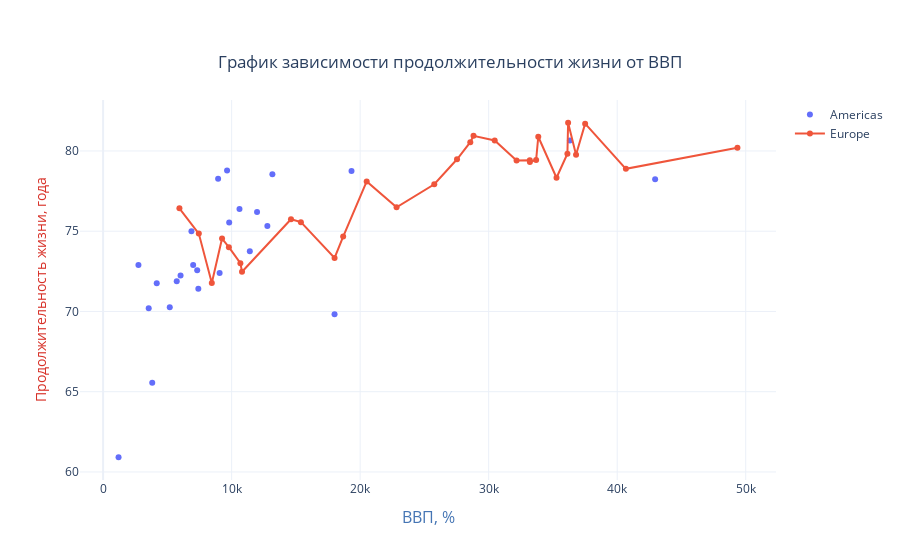

Write notebook code for a chart like this one.
### Code cell
trace_americas = go.Scatter(x=data_americas['gdp_percap'],
                            y=data_americas['life_exp'],
                            name='Americas',
                            mode='markers',
                            text=data_americas['name']
                           )

trace_europe = go.Scatter(x=data_europe['gdp_percap'],
                          y=data_europe['life_exp'],
                          name='Europe',
                          mode='lines+markers',
                          text=data_europe['name']
                         )

layout = go.Layout(title={'text': 'График зависимости продолжительности жизни от ВВП',
                          'y':0.9,
                          'x':0.5,
                         },
                   xaxis={'title': {'text': 'ВВП, %',
                                    'font': {'color': 'rgb(69,117,180)',
                                             'size': 16
                                            }
                                   }
                         },
                   yaxis={'title': {'text': 'Продолжительность жизни, года',
                                    'font': {'color': 'rgb(215,48,39)',
                                             'size': 14
                                            }
                                   }
                         }
                  )

fig = go.Figure(data=[trace_americas, trace_europe], layout=layout)

pyo.iplot(fig)

### Figure 1 — Plotly figure (JSON) as saved in the notebook; plotly's stock layout.template omitted (floating-point values rounded to 4 significant figures)
{"data": [{"mode": "markers", "name": "Americas", "text": [" Haiti", " Nicaragua", " Honduras", " Bolivia", " Paraguay", " Guatemala", " El Salvador", " Dominican Republic", " Ecuador", " Colombia", " Jamaica", " Peru", " Cuba", " Brazil", " Costa Rica", " Panama", " Uruguay", " Venezuela", " Mexico", " Argentina", " Chile", " Trinidad and Tobago", " Puerto Rico", " Canada", " United States"], "type": "scatter", "x": [1202.0, 2749.0, 3548.0, 3822.0, 4173.0, 5186.0, 5728.0, 6025.0, 6873.0, 7007.0, 7321.0, 7409.0, 8948.0, 9066.0, 9645.0, 9809.0, 10610.0, 11420.0, 11980.0, 12780.0, 13170.0, 18010.0, 19330.0, 36320.0, 42950.0], "y": [60.92, 72.9, 70.2, 65.55, 71.75, 70.26, 71.88, 72.23, 74.99, 72.89, 72.57, 71.42, 78.27, 72.39, 78.78, 75.54, 76.38, 73.75, 76.19, 75.32, 78.55, 69.82, 78.75, 80.65, 78.24]}, {"mode": "lines+markers", "name": "Europe", "text": [" Albania", " Bosnia and Herzegovina", " Turkey", " Montenegro", " Serbia", " Bulgaria", " Romania", " Croatia", " Poland", " Hungary", " Slovak Republic", " Portugal", " Czech Republic", " Slovenia", " Greece", " Italy", " Spain", " France", " Germany", " United Kingdom", " Finland", " Belgium", " Sweden", " Denmark", " Austria", " Iceland", " Netherlands", " Switzerland", " Ireland", " Norway"], "type": "scatter", "x": [5937.0, 7446.0, 8458.0, 9254.0, 9787.0, 10680.0, 10810.0, 14620.0, 15390.0, 18010.0, 18680.0, 20510.0, 22830.0, 25770.0, 27540.0, 28570.0, 28820.0, 30470.0, 32170.0, 33200.0, 33210.0, 33690.0, 33860.0, 35280.0, 36130.0, 36180.0, 36800.0, 37510.0, 40680.0, 49360.0], "y": [76.42, 74.85, 71.78, 74.54, 74.0, 73.0, 72.48, 75.75, 75.56, 73.34, 74.66, 78.1, 76.49, 77.93, 79.48, 80.55, 80.94, 80.66, 79.41, 79.42, 79.31, 79.44, 80.88, 78.33, 79.83, 81.76, 79.76, 81.7, 78.89, 80.2]}], "layout": {"title": {"text": "График зависимости продолжительности жизни от ВВП", "x": 0.5, "y": 0.9}, "xaxis": {"title": {"font": {"color": "rgb(69,117,180)", "size": 16}, "text": "ВВП, %"}}, "yaxis": {"title": {"font": {"color": "rgb(215,48,39)", "size": 14}, "text": "Продолжительность жизни, года"}}}}
